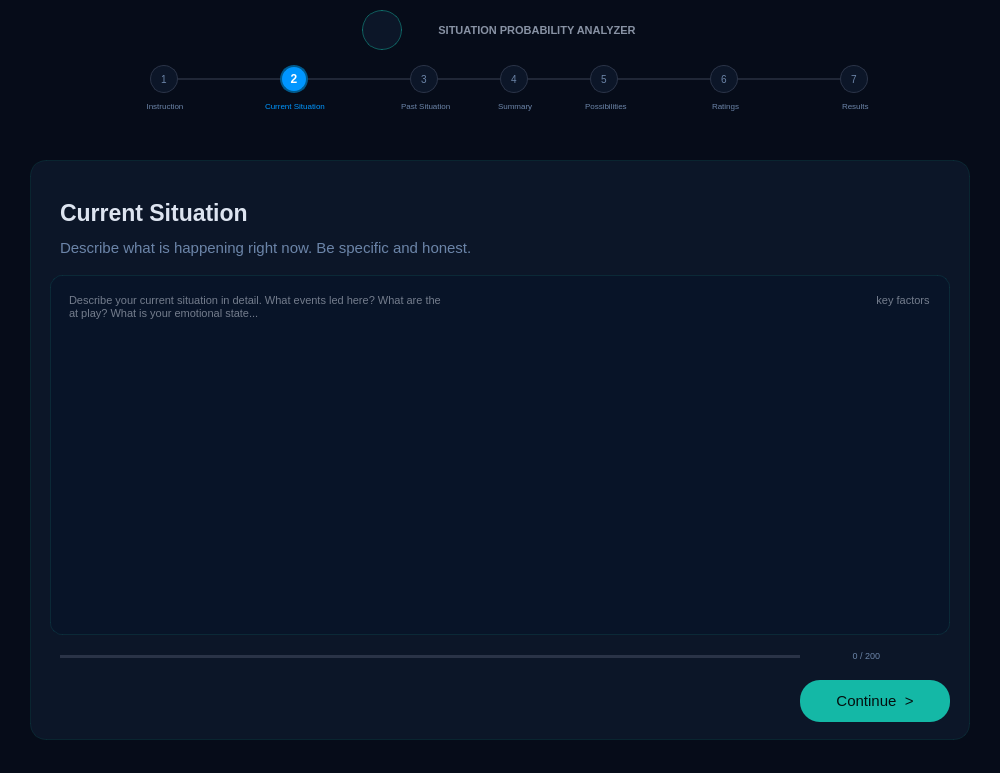
<?xml version="1.0" encoding="UTF-8"?>
<ui version="4.0">
 <class>MainWindow</class>
 <widget class="QMainWindow" name="MainWindow">
  <property name="geometry">
   <rect>
    <x>0</x>
    <y>0</y>
    <width>1000</width>
    <height>773</height>
   </rect>
  </property>
  <property name="windowTitle">
   <string>MainWindow</string>
  </property>
  <property name="styleSheet">
   <string notr="true">background-color: rgb(6, 12, 25);</string>
  </property>
  <widget class="QWidget" name="centralwidget">
   <widget class="QLabel" name="title">
    <property name="geometry">
     <rect>
      <x>412</x>
      <y>18</y>
      <width>250</width>
      <height>25</height>
     </rect>
    </property>
    <property name="styleSheet">
     <string notr="true">color: #8892a4; 
font-size: 11px;
 font-weight: bold; 
background: transparent;</string>
    </property>
    <property name="text">
     <string>SITUATION PROBABILITY ANALYZER</string>
    </property>
    <property name="alignment">
     <set>Qt::AlignCenter</set>
    </property>
   </widget>
   <widget class="QLabel" name="icon">
    <property name="geometry">
     <rect>
      <x>362</x>
      <y>10</y>
      <width>40</width>
      <height>40</height>
     </rect>
    </property>
    <property name="styleSheet">
     <string notr="true">background-color: #0c1628; 
border-radius: 20px; 
border: 1px solid rgba(20,184,166,0.45); 
font-size: 18px;
    </string>
    </property>
    <property name="text">
     <string/>
    </property>
    <property name="pixmap">
     <pixmap>brain-removebg-preview.png</pixmap>
    </property>
    <property name="scaledContents">
     <bool>true</bool>
    </property>
    <property name="alignment">
     <set>Qt::AlignCenter</set>
    </property>
    <property name="wordWrap">
     <bool>false</bool>
    </property>
   </widget>
   <widget class="QLabel" name="step1">
    <property name="geometry">
     <rect>
      <x>150</x>
      <y>65</y>
      <width>28</width>
      <height>28</height>
     </rect>
    </property>
    <property name="styleSheet">
     <string notr="true">background-color: #0c1628; 
color: #6b84a8; 
border-radius: 14px; 
border: 1px solid #2a3347; 
font-size: 10px;</string>
    </property>
    <property name="text">
     <string>1</string>
    </property>
    <property name="alignment">
     <set>Qt::AlignCenter</set>
    </property>
   </widget>
   <widget class="QLabel" name="step2">
    <property name="geometry">
     <rect>
      <x>280</x>
      <y>65</y>
      <width>28</width>
      <height>28</height>
     </rect>
    </property>
    <property name="styleSheet">
     <string notr="true">background-color: #0096FF; 
color: white;              
border-radius: 14px;     
border: 1.5px solid #005A8D;
font-weight: bold;
font: 75 11pt &quot;MS Shell Dlg 2&quot;;</string>
    </property>
    <property name="text">
     <string>2</string>
    </property>
    <property name="alignment">
     <set>Qt::AlignCenter</set>
    </property>
   </widget>
   <widget class="QLabel" name="step3">
    <property name="geometry">
     <rect>
      <x>410</x>
      <y>65</y>
      <width>28</width>
      <height>28</height>
     </rect>
    </property>
    <property name="styleSheet">
     <string notr="true">background-color: #0c1628; 
color: #6b84a8; 
border-radius: 14px; 
border: 1px solid #2a3347; 
font-size: 10px;
</string>
    </property>
    <property name="text">
     <string>3</string>
    </property>
    <property name="alignment">
     <set>Qt::AlignCenter</set>
    </property>
   </widget>
   <widget class="QLabel" name="step4">
    <property name="geometry">
     <rect>
      <x>500</x>
      <y>65</y>
      <width>28</width>
      <height>28</height>
     </rect>
    </property>
    <property name="styleSheet">
     <string notr="true">background-color: #0c1628; 
color: #6b84a8; 
border-radius: 14px; 
border: 1px solid #2a3347; 
font-size: 10px;</string>
    </property>
    <property name="text">
     <string>4</string>
    </property>
    <property name="alignment">
     <set>Qt::AlignCenter</set>
    </property>
   </widget>
   <widget class="QLabel" name="step5">
    <property name="geometry">
     <rect>
      <x>590</x>
      <y>65</y>
      <width>28</width>
      <height>28</height>
     </rect>
    </property>
    <property name="styleSheet">
     <string notr="true">background-color: #0c1628; 
color: #6b84a8; 
border-radius: 14px; 
border: 1px solid #2a3347; 
font-size: 10px;</string>
    </property>
    <property name="text">
     <string>5</string>
    </property>
    <property name="alignment">
     <set>Qt::AlignCenter</set>
    </property>
   </widget>
   <widget class="QLabel" name="step6">
    <property name="geometry">
     <rect>
      <x>710</x>
      <y>65</y>
      <width>28</width>
      <height>28</height>
     </rect>
    </property>
    <property name="styleSheet">
     <string notr="true">background-color: #0c1628; 
color: #6b84a8; 
border-radius: 14px; 
border: 1px solid #2a3347; 
font-size: 10px;</string>
    </property>
    <property name="text">
     <string>6</string>
    </property>
    <property name="alignment">
     <set>Qt::AlignCenter</set>
    </property>
   </widget>
   <widget class="QLabel" name="step7">
    <property name="geometry">
     <rect>
      <x>840</x>
      <y>65</y>
      <width>28</width>
      <height>28</height>
     </rect>
    </property>
    <property name="styleSheet">
     <string notr="true">background-color: #0c1628; 
color: #6b84a8; 
border-radius: 14px; 
border: 1px solid #2a3347; 
font-size: 10px;</string>
    </property>
    <property name="text">
     <string>7</string>
    </property>
    <property name="alignment">
     <set>Qt::AlignCenter</set>
    </property>
   </widget>
   <widget class="QFrame" name="frame">
    <property name="geometry">
     <rect>
      <x>178</x>
      <y>78</y>
      <width>102</width>
      <height>2</height>
     </rect>
    </property>
    <property name="styleSheet">
     <string notr="true">background-color: #2a3347;</string>
    </property>
    <property name="frameShape">
     <enum>QFrame::StyledPanel</enum>
    </property>
    <property name="frameShadow">
     <enum>QFrame::Raised</enum>
    </property>
   </widget>
   <widget class="QFrame" name="frame_2">
    <property name="geometry">
     <rect>
      <x>308</x>
      <y>78</y>
      <width>102</width>
      <height>2</height>
     </rect>
    </property>
    <property name="styleSheet">
     <string notr="true">background-color: #2a3347;</string>
    </property>
    <property name="frameShape">
     <enum>QFrame::StyledPanel</enum>
    </property>
    <property name="frameShadow">
     <enum>QFrame::Raised</enum>
    </property>
   </widget>
   <widget class="QFrame" name="frame_3">
    <property name="geometry">
     <rect>
      <x>438</x>
      <y>78</y>
      <width>62</width>
      <height>2</height>
     </rect>
    </property>
    <property name="styleSheet">
     <string notr="true">background-color: #2a3347;</string>
    </property>
    <property name="frameShape">
     <enum>QFrame::StyledPanel</enum>
    </property>
    <property name="frameShadow">
     <enum>QFrame::Raised</enum>
    </property>
   </widget>
   <widget class="QFrame" name="frame_4">
    <property name="geometry">
     <rect>
      <x>528</x>
      <y>78</y>
      <width>62</width>
      <height>2</height>
     </rect>
    </property>
    <property name="styleSheet">
     <string notr="true">background-color: #2a3347;</string>
    </property>
    <property name="frameShape">
     <enum>QFrame::StyledPanel</enum>
    </property>
    <property name="frameShadow">
     <enum>QFrame::Raised</enum>
    </property>
   </widget>
   <widget class="QFrame" name="frame_5">
    <property name="geometry">
     <rect>
      <x>618</x>
      <y>78</y>
      <width>92</width>
      <height>2</height>
     </rect>
    </property>
    <property name="styleSheet">
     <string notr="true">background-color: #2a3347;</string>
    </property>
    <property name="frameShape">
     <enum>QFrame::StyledPanel</enum>
    </property>
    <property name="frameShadow">
     <enum>QFrame::Raised</enum>
    </property>
   </widget>
   <widget class="QFrame" name="frame_6">
    <property name="geometry">
     <rect>
      <x>738</x>
      <y>78</y>
      <width>102</width>
      <height>2</height>
     </rect>
    </property>
    <property name="styleSheet">
     <string notr="true">background-color: #2a3347;</string>
    </property>
    <property name="frameShape">
     <enum>QFrame::StyledPanel</enum>
    </property>
    <property name="frameShadow">
     <enum>QFrame::Raised</enum>
    </property>
   </widget>
   <widget class="QLabel" name="label">
    <property name="geometry">
     <rect>
      <x>125</x>
      <y>96</y>
      <width>80</width>
      <height>20</height>
     </rect>
    </property>
    <property name="styleSheet">
     <string notr="true">color: #6b84a8; 
font-size: 8px; 
background: transparent;</string>
    </property>
    <property name="text">
     <string>Instruction</string>
    </property>
    <property name="alignment">
     <set>Qt::AlignCenter</set>
    </property>
   </widget>
   <widget class="QLabel" name="label_2">
    <property name="geometry">
     <rect>
      <x>265</x>
      <y>96</y>
      <width>80</width>
      <height>20</height>
     </rect>
    </property>
    <property name="styleSheet">
     <string notr="true">color: #0096FF; 
font-size: 8px; 
background: transparent;</string>
    </property>
    <property name="text">
     <string>Current Situation</string>
    </property>
   </widget>
   <widget class="QLabel" name="label_3">
    <property name="geometry">
     <rect>
      <x>401</x>
      <y>96</y>
      <width>80</width>
      <height>20</height>
     </rect>
    </property>
    <property name="styleSheet">
     <string notr="true">color: #6b84a8; font-size: 8px; background: transparent;</string>
    </property>
    <property name="text">
     <string>Past Situation</string>
    </property>
   </widget>
   <widget class="QLabel" name="label_4">
    <property name="geometry">
     <rect>
      <x>498</x>
      <y>96</y>
      <width>80</width>
      <height>20</height>
     </rect>
    </property>
    <property name="styleSheet">
     <string notr="true">color: #6b84a8; font-size: 8px; background: transparent;</string>
    </property>
    <property name="text">
     <string>Summary</string>
    </property>
   </widget>
   <widget class="QLabel" name="label_5">
    <property name="geometry">
     <rect>
      <x>585</x>
      <y>96</y>
      <width>80</width>
      <height>20</height>
     </rect>
    </property>
    <property name="styleSheet">
     <string notr="true">color: #6b84a8; font-size: 8px; background: transparent;</string>
    </property>
    <property name="text">
     <string>Possibilities</string>
    </property>
   </widget>
   <widget class="QLabel" name="label_6">
    <property name="geometry">
     <rect>
      <x>712</x>
      <y>96</y>
      <width>80</width>
      <height>20</height>
     </rect>
    </property>
    <property name="styleSheet">
     <string notr="true">color: #6b84a8; font-size: 8px; background: transparent;</string>
    </property>
    <property name="text">
     <string>Ratings</string>
    </property>
   </widget>
   <widget class="QLabel" name="label_7">
    <property name="geometry">
     <rect>
      <x>842</x>
      <y>96</y>
      <width>80</width>
      <height>20</height>
     </rect>
    </property>
    <property name="styleSheet">
     <string notr="true">color: #6b84a8; font-size: 8px; background: transparent;</string>
    </property>
    <property name="text">
     <string>Results</string>
    </property>
   </widget>
   <widget class="QPushButton" name="pushButton">
    <property name="geometry">
     <rect>
      <x>720</x>
      <y>600</y>
      <width>160</width>
      <height>42</height>
     </rect>
    </property>
    <property name="styleSheet">
     <string notr="true">background-color: #14b8a6; 
color: #030f0e; 
border-radius: 20px; 
font-size: 12px; 
</string>
    </property>
    <property name="text">
     <string>I Understand  &gt;</string>
    </property>
   </widget>
   <widget class="QFrame" name="frame_7">
    <property name="geometry">
     <rect>
      <x>30</x>
      <y>160</y>
      <width>940</width>
      <height>580</height>
     </rect>
    </property>
    <property name="styleSheet">
     <string notr="true">background-color: #0c1628; 
border-radius: 16px; 
border: 1px solid rgba(20,184,166,0.12);</string>
    </property>
    <property name="frameShape">
     <enum>QFrame::StyledPanel</enum>
    </property>
    <property name="frameShadow">
     <enum>QFrame::Raised</enum>
    </property>
   </widget>
   <widget class="QLabel" name="label_8">
    <property name="geometry">
     <rect>
      <x>60</x>
      <y>190</y>
      <width>400</width>
      <height>45</height>
     </rect>
    </property>
    <property name="styleSheet">
     <string notr="true">color: #dde4f0; 
font-size: 23px; 
font-weight: bold; 
background: transparent;</string>
    </property>
    <property name="text">
     <string>Current Situation</string>
    </property>
   </widget>
   <widget class="QLabel" name="label_9">
    <property name="geometry">
     <rect>
      <x>60</x>
      <y>235</y>
      <width>600</width>
      <height>25</height>
     </rect>
    </property>
    <property name="styleSheet">
     <string notr="true">color: #6b84a8; 
font-size: 15px; 
background: transparent;</string>
    </property>
    <property name="text">
     <string>Describe what is happening right now. Be specific and honest.</string>
    </property>
   </widget>
   <widget class="QTextEdit" name="currentText">
    <property name="geometry">
     <rect>
      <x>50</x>
      <y>275</y>
      <width>900</width>
      <height>360</height>
     </rect>
    </property>
    <property name="styleSheet">
     <string notr="true">background-color: #081428; 
color: #dde4f0; 
border-radius: 12px; 
border: 1px solid rgba(20,184,166,0.12); 
padding: 14px; 
font-size: 11px;</string>
    </property>
    <property name="placeholderText">
     <string>Describe your current situation in detail. What events led here? What are the                                                                                                                                               key factors at play? What is your emotional state...</string>
    </property>
   </widget>
   <widget class="QLabel" name="wordCount">
    <property name="geometry">
     <rect>
      <x>800</x>
      <y>645</y>
      <width>80</width>
      <height>20</height>
     </rect>
    </property>
    <property name="styleSheet">
     <string notr="true">color: #6b84a8; 
font-size: 9px; 
background: transparent;</string>
    </property>
    <property name="text">
     <string>0 / 200</string>
    </property>
    <property name="alignment">
     <set>Qt::AlignRight|Qt::AlignTrailing|Qt::AlignVCenter</set>
    </property>
   </widget>
   <widget class="QProgressBar" name="currentProgressBar">
    <property name="geometry">
     <rect>
      <x>60</x>
      <y>655</y>
      <width>740</width>
      <height>3</height>
     </rect>
    </property>
    <property name="styleSheet">
     <string notr="true">QProgressBar { background-color: #2a3347; border-radius: 2px; } QProgressBar::chunk { background-color: #14b8a6; border-radius: 2px; }</string>
    </property>
    <property name="maximum">
     <number>200</number>
    </property>
    <property name="value">
     <number>0</number>
    </property>
    <property name="alignment">
     <set>Qt::AlignLeading|Qt::AlignLeft|Qt::AlignVCenter</set>
    </property>
    <property name="textVisible">
     <bool>false</bool>
    </property>
   </widget>
   <widget class="QPushButton" name="continueBtn">
    <property name="geometry">
     <rect>
      <x>800</x>
      <y>680</y>
      <width>150</width>
      <height>42</height>
     </rect>
    </property>
    <property name="styleSheet">
     <string notr="true">background-color: #14b8a6; 
color: #030f0e; 
border-radius: 20px; 
font-size: 15px; 
</string>
    </property>
    <property name="text">
     <string>Continue  &gt;</string>
    </property>
   </widget>
  </widget>
  <widget class="QMenuBar" name="menubar">
   <property name="geometry">
    <rect>
     <x>0</x>
     <y>0</y>
     <width>1000</width>
     <height>18</height>
    </rect>
   </property>
  </widget>
  <widget class="QStatusBar" name="statusbar"/>
 </widget>
 <resources/>
 <connections/>
</ui>
